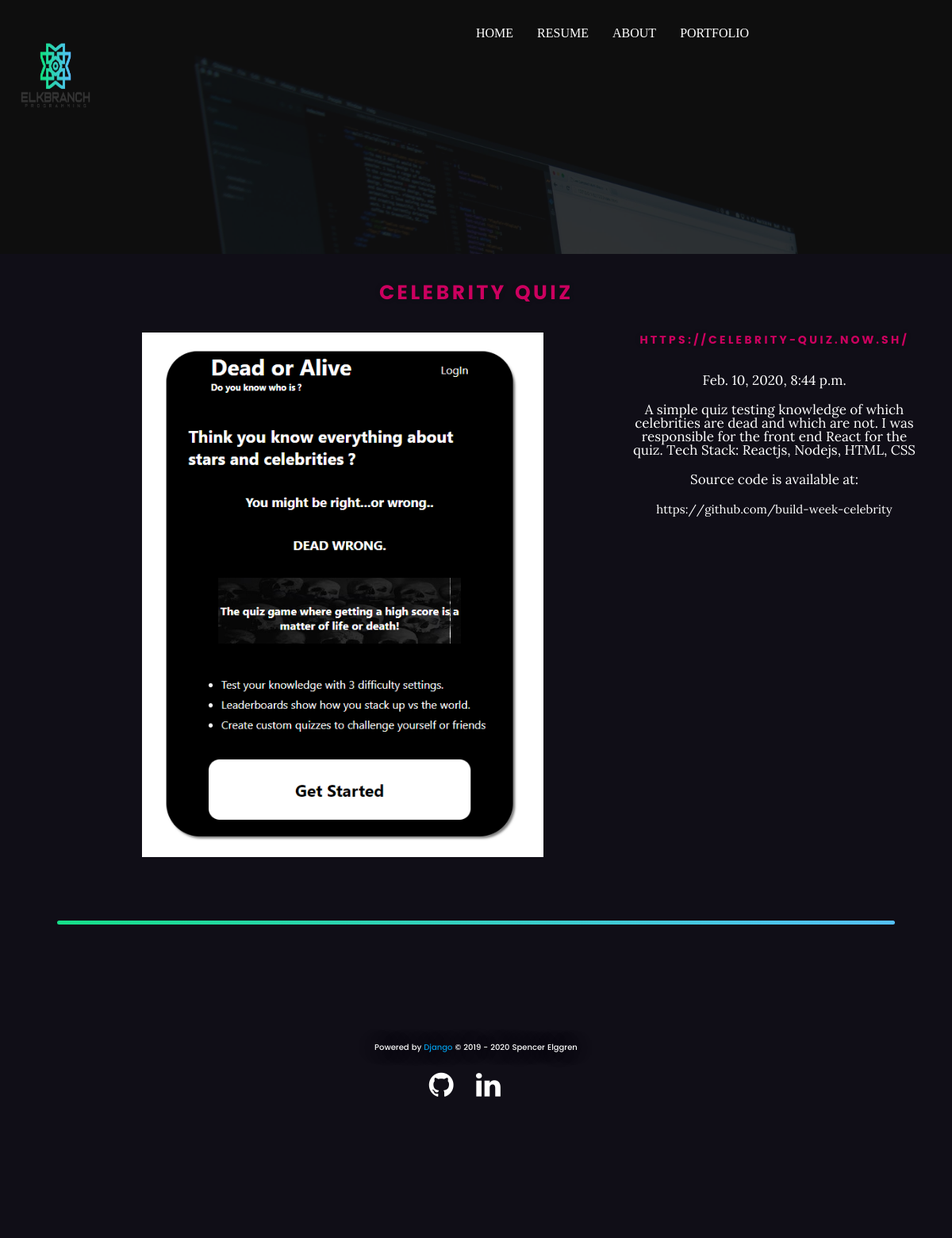
/portfolio/3/, run on the app's committed database.
### main/models.py (models this page shows, shortened)
class Portfolio(models.Model):
    title = models.CharField(max_length=80)
    sub = models.CharField(max_length=40, null=True, blank=True)
    body = models.TextField()
    link = models.URLField(null=True, blank=True)
    pic = models.ImageField(upload_to='portfolio/')
    pub = models.DateTimeField(auto_now=False)
    draft = models.BooleanField(default=False)

### main/views.py (the view)
# urls.py: path("portfolio/<int:id>/", portfolio_detail, name="portfolio_detail"),
def portfolio_detail(request,id):
    portfolio = Portfolio.objects.get(id=id)
    return render(request, 'portfolio_detail.html', {'portfolio': portfolio})

### templates/portfolio_detail.html (shortened to what this page needs)
{% extends 'base.html' %}
{% load static %}
{% load compress %}
{% block content %}
{% compress css %}
<link rel="stylesheet" href="{% static 'app/css/portfolio.css' %}">
{% endcompress %}
<section id="details-intro">
     <div class="details-overlay"></div>
</section>
<section id="details">
    <div class="details">
<h1>{{ portfolio.title }}</h1>
<div class="row">
    <div class="col-md-8">
        <img class="details-img" src="{{ portfolio.pic.url }}" alt="portfolio image" width="100">
    </div>
    <div class="col-md-4">
        <h5>{{ portfolio.sub }}</h5>
        <p>{{ portfolio.pub }}</p>
        <p>{{ portfolio.body }}</p>
        <p>Source code is available at:</p>
        <p><a href="{{ portfolio.link }}">{{ portfolio.link }}</a></p>
    </div>
</div>
</div>
</section>
{% endblock %}

### main/static/app/css/base.css (style rules this page uses)
html, body { height: 100%; }
body { font-family: "lora-regular", serif; font-size: 1.7rem; line-height: 3rem; color: #6e6e6e; }
.row { margin:auto; }
footer, section { display: block; }

### main/static/app/css/portfolio.css (style rules this page uses)
html { font-size: 62.5%; box-sizing: border-box; }
*, *::before, *::after { box-sizing: inherit; }
body { background:#100e17; font-weight: normal; line-height: 1; text-rendering: optimizeLegibility; word-wrap: break-word; -webkit-overflow-scrolling: touch; -webkit-text-size-adjust: none; }
body, input, button { -moz-osx-font-smoothing: grayscale; -webkit-font-smoothing: antialiased; }
img, video { max-width: 100%; height: auto; }
div, dl, dt, dd, ul, ol, li, h1, h2, h3, h4, h5, h6, pre, form, p, blockquote, th, td { margin: 0; padding: 0; }
h1, h2, h3, h4, h5, h6 { -webkit-font-variant-ligatures: common-ligatures; -moz-font-variant-ligatures: common-ligatures; font-variant-ligatures: common-ligatures; text-rendering: optimizeLegibility; }
a { text-decoration: none; line-height: inherit; }
.row { width: 94%; max-width: 1140px; margin: 0 auto; }
.row:before, .row:after { content: ""; display: table; }
.row:after { clear: both; }
[class*="col-"], .bgrid { float: left; }
[class*="col-"] { padding: 0 20px; }
#details-intro { background:#100e17 url("../img/bg1.jpg") no-repeat ; -webkit-background-size: cover; -moz-background-size: cover; background-size: cover; background-attachment:fixed; width: 100%; height:40vh; position: relative; }
.details-overlay { position: absolute; top: 0; left: 0; width: 100%; height: 100%; background: #111111; opacity: .85; }
.details { position:relative; width:100%; margin-bottom:8rem; text-align:center; }
.details h1 { color: #cc005f; font-family: "poppins-bold", sans-serif; font-size: 2.5rem; line-height: 1.565; margin:auto; padding-top:3rem; padding-bottom:3rem; text-transform: uppercase; letter-spacing: .3rem; text-shadow: 0 0 6px rgba(0, 0, 0, 0.2); }
.col-md-8 { position:relative; padding-left:6rem; padding-right:6rem; }
.details-img { width:80%; margin-left:4rem; }
.col-md-4 { padding:0; }
.col-md-4 p { color:white; margin-bottom:2rem; }
.col-md-4 h5 { color: #cc005f; font-family: "poppins-bold", sans-serif; font-size: 1.4rem; line-height: 1.565; margin:auto; margin-bottom:3rem; text-transform: uppercase; letter-spacing: .3rem; text-shadow: 0 0 6px rgba(0, 0, 0, 0.2); }
.col-md-4 a { text-decoration:none; font-size:1.5rem; color:white; }

### data on the page
Portfolio: title "CELEBRITY QUIZ", pic (picture), sub "HTTPS://CELEBRITY-QUIZ.NOW.SH/", pub "Feb. 10, 2020, 8:44 p.m.", body "A simple quiz testing knowledge of which celebrities are dead and which are not. I was responsible for the front end React for the quiz. Tech Stack: Reactjs, Nodejs, HTML, CSS", link "https://github.com/build-week-celebrity"
